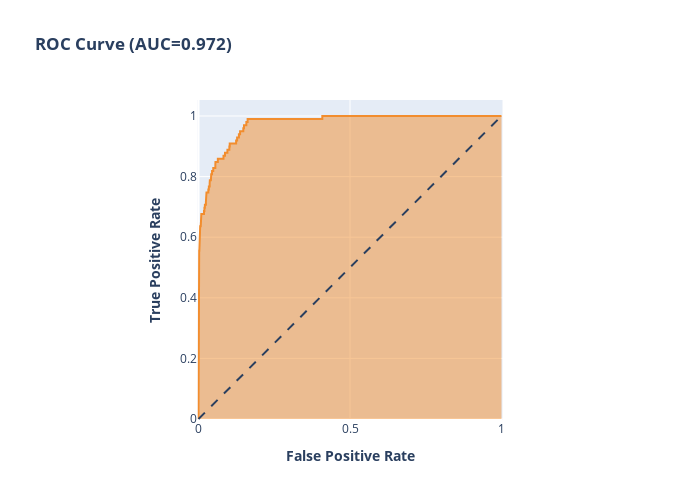

The notebook cell saved with this chart:
### Markdown cell above
### ROC for Testing on at Least 2 Hours from Derate

### Code cell
fig_roc = plotly_roc(true_dict['test']['2H'], 
           probs_dict['test']['2H']
           )
fig_roc['data'][0]['line']['color']='#F28D2E'
fig_roc

### Figure 1 — Plotly figure (JSON) as saved in the notebook; plotly's stock layout.template omitted (floating-point values rounded to 4 significant figures; data arrays with more than 128 entries replaced by an {"elided": "..."} marker saying what was removed)
{"data": [{"customdata": {"elided": "413x1 float values"}, "hovertemplate": "<b>False Positive Rate<b>=%{x}<br><b>True Positive Rate<b>=%{y}<br>Threshold=%{customdata[0]}<extra></extra>", "legendgroup": "", "line": {"color": "#F28D2E"}, "marker": {"symbol": "circle"}, "mode": "lines", "name": "", "orientation": "v", "showlegend": false, "stackgroup": "1", "type": "scatter", "x": {"elided": "413 float values"}, "xaxis": "x", "y": {"elided": "413 float values"}, "yaxis": "y"}], "layout": {"height": 500, "legend": {"tracegroupgap": 0}, "shapes": [{"line": {"dash": "dash"}, "type": "line", "x0": 0, "x1": 1, "y0": 0, "y1": 1}], "title": {"text": "<b>ROC Curve (AUC=0.972<b>)"}, "width": 700, "xaxis": {"anchor": "y", "constrain": "domain", "domain": [0, 1], "title": {"text": "<b>False Positive Rate<b>"}}, "yaxis": {"anchor": "x", "domain": [0, 1], "scaleanchor": "x", "scaleratio": 1, "title": {"text": "<b>True Positive Rate<b>"}}}}
